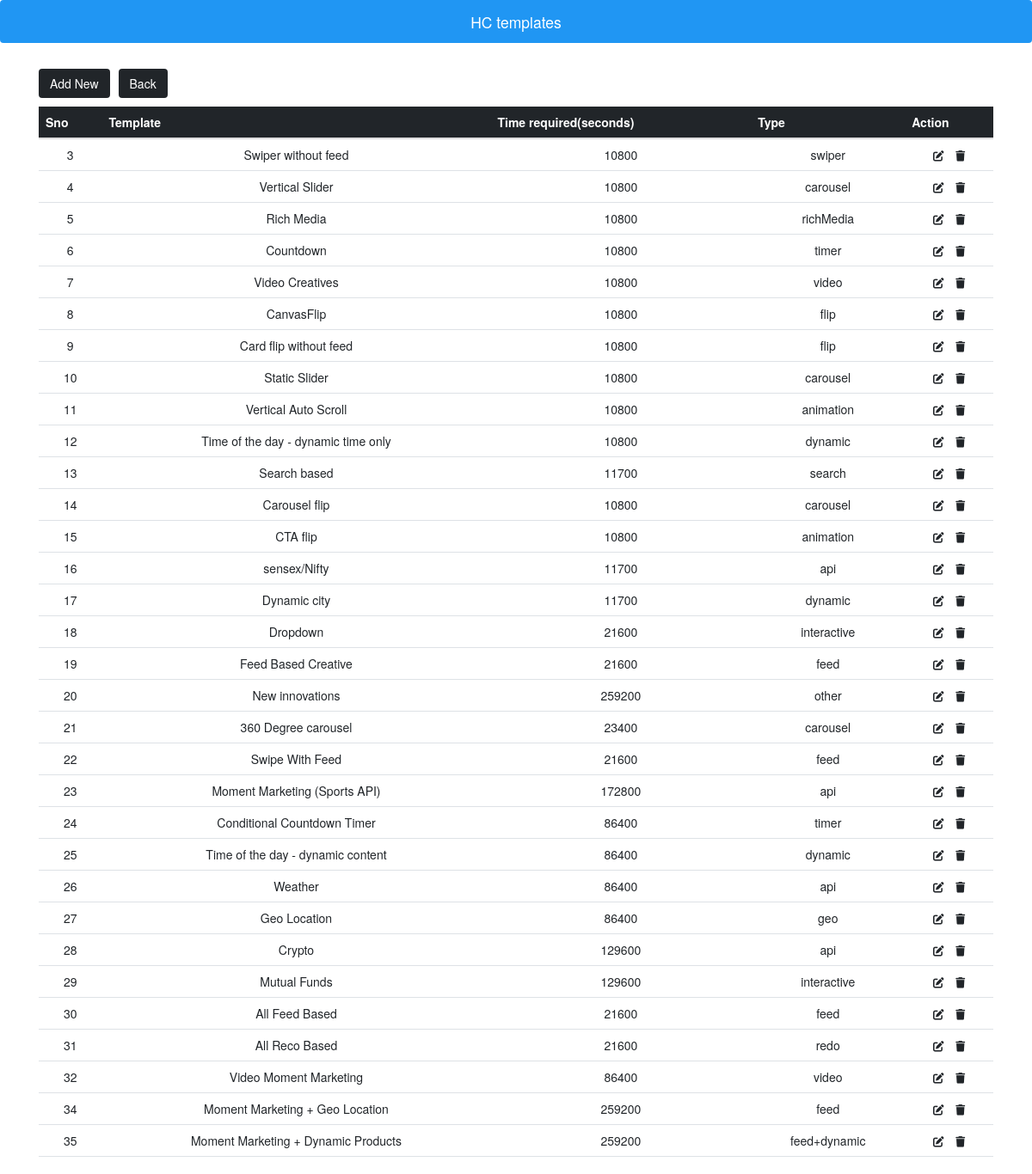
The app's page /tracker_update/index.php with its own data.
### tables this page shows
CREATE TABLE `hc_templates` (
  `sno` int(11) NOT NULL,
  `template` varchar(255) NOT NULL,
  `time_req_veena` int(100) NOT NULL,
  `time_req_dev` int(11) NOT NULL,
  `time_req` int(100) NOT NULL,
  `type` varchar(255) NOT NULL,
  `development_assign` varchar(100) NOT NULL
);

### tracker_update/index.php (the view, shortened to what this page needs)
<!DOCTYPE html>
<html lang="en">
<head>
<link href="https://cdn.jsdelivr.net/npm/bootstrap@5.2.1/dist/css/bootstrap.min.css" rel="stylesheet">
<link rel="stylesheet" href="https://cdnjs.cloudflare.com/ajax/libs/font-awesome/6.2.0/css/all.min.css" />
</head>
<body>
<nav class="navbar navbar-light justify-content-center fs-3 mb-5" style="background-color:#2096f3;color:#fff">
HC templates
</nav>
<div class="container">
    <a href="add_new.php" class="btn btn-dark mb-3">Add New</a><a href="../admin.php" style="margin-left:10px;" class="btn btn-dark mb-3">Back</a>
    <table class="table table-hover text-center">
  <thead class="table-dark">
    <tr>
      <th scope="col">Sno</th>
      <th scope="col">Template</th>
      <th scope="col">Time required(seconds)</th>
      <th scope="col">Type</th>
      <th scope="col">Action</th>
    </tr>
  </thead>
  <tbody>
    <?php
    include "../conn.php";
        $sql="SELECT * FROM `hc_templates`";
        $result=mysqli_query($connectDB,$sql);
        while($row=mysqli_fetch_assoc($result)){
            ?>
      <tr>
       <td><?php echo $row['sno']?></td>
       <td><?php echo $row['template']?></td>
       <td><?php echo $row['time_req']?></td>
       <td><?php echo $row['type']?></td>
      <td>
        <a href="edit.php?sno=<?php  echo $row['sno']?>" class="link-dark"><i class="fa-solid fa-pen-to-square fs-5 me-3"></i></a>
        <a href="delete.php?sno=<?php  echo $row['sno']?>" class="link-dark"><i class="fa-solid fa-trash fs-5"></i></a>
      </td>
    </tr>
    <?php
        }
    ?>
  </tbody>
</table>
</div>
</body>
</html>

### records on screen
hc_templates: sno "3", template "Swiper without feed", time_req "10800", type "swiper"
hc_templates: sno "4", template "Vertical Slider", time_req "10800", type "carousel"
hc_templates: sno "5", template "Rich Media", time_req "10800", type "richMedia"
hc_templates: sno "6", template "Countdown", time_req "10800", type "timer"
hc_templates: sno "7", template "Video Creatives", time_req "10800", type "video"
hc_templates: sno "8", template "CanvasFlip", time_req "10800", type "flip"
hc_templates: sno "9", template "Card flip without feed", time_req "10800", type "flip"
hc_templates: sno "10", template "Static Slider", time_req "10800", type "carousel"
hc_templates: sno "11", template "Vertical Auto Scroll", time_req "10800", type "animation"
hc_templates: sno "12", template "Time of the day - dynamic time only", time_req "10800", type "dynamic"
hc_templates: sno "13", template "Search based", time_req "11700", type "search"
hc_templates: sno "14", template "Carousel flip", time_req "10800", type "carousel"
hc_templates: sno "15", template "CTA flip", time_req "10800", type "animation"
hc_templates: sno "16", template "sensex/Nifty", time_req "11700", type "api"
hc_templates: sno "17", template "Dynamic city", time_req "11700", type "dynamic"
hc_templates: sno "18", template "Dropdown", time_req "21600", type "interactive"
hc_templates: sno "19", template "Feed Based Creative", time_req "21600", type "feed"
hc_templates: sno "20", template "New innovations", time_req "259200", type "other"
hc_templates: sno "21", template "360 Degree carousel", time_req "23400", type "carousel"
hc_templates: sno "22", template "Swipe With Feed", time_req "21600", type "feed"
hc_templates: sno "23", template "Moment Marketing (Sports API)", time_req "172800", type "api"
hc_templates: sno "24", template "Conditional Countdown Timer", time_req "86400", type "timer"
hc_templates: sno "25", template "Time of the day - dynamic content", time_req "86400", type "dynamic"
hc_templates: sno "26", template "Weather", time_req "86400", type "api"
hc_templates: sno "27", template "Geo Location", time_req "86400", type "geo"
hc_templates: sno "28", template "Crypto", time_req "129600", type "api"
hc_templates: sno "29", template "Mutual Funds", time_req "129600", type "interactive"
hc_templates: sno "30", template "All Feed Based", time_req "21600", type "feed"
hc_templates: sno "31", template "All Reco Based", time_req "21600", type "redo"
hc_templates: sno "32", template "Video Moment Marketing", time_req "86400", type "video"
hc_templates: sno "34", template "Moment Marketing + Geo Location", time_req "259200", type "feed"
hc_templates: sno "35", template "Moment Marketing + Dynamic Products", time_req "259200", type "feed+dynamic"
